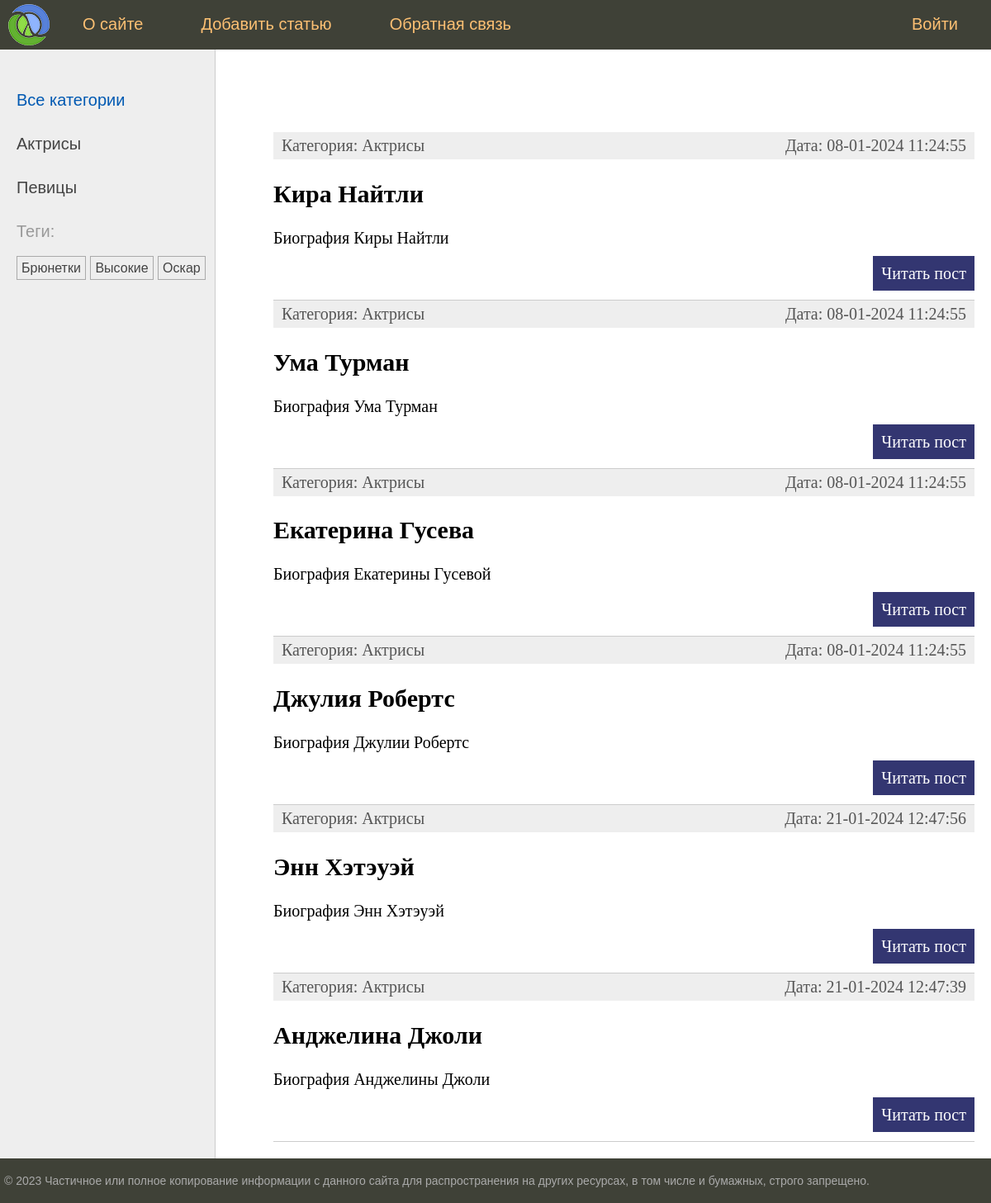
The app's page /, older data.
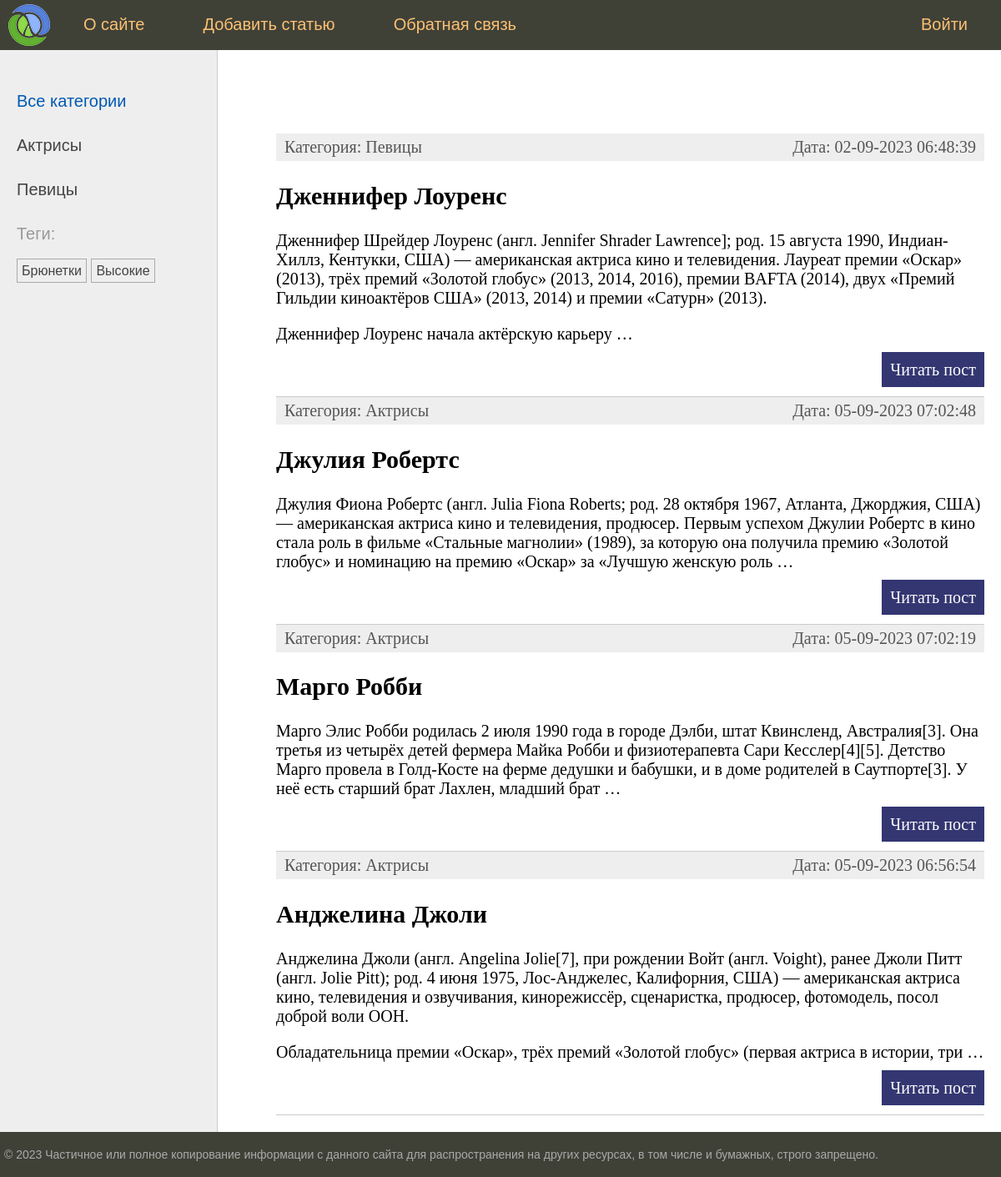
The same page, newer data.
### women/models.py (models this page shows, shortened)
class Category(models.Model):
    name = models.CharField(
        max_length=100, db_index=True, verbose_name="Категория"
    )
    slug = models.SlugField(max_length=255, unique=True, db_index=True)
    class Meta:
        verbose_name = "Категория"
        verbose_name_plural = "Категории"
    def get_absolute_url(self):
        return reverse("category", kwargs={"cat_slug": self.slug})

class TagPost(models.Model):
    tag = models.CharField(max_length=100, db_index=True)
    slug = models.SlugField(max_length=255, db_index=True, unique=True)
    def get_absolute_url(self):
        return reverse("tag", kwargs={"tag_slug": self.slug})

class Women(models.Model):
    class Status(models.IntegerChoices):
        DRAFT = 0, "Черновик"
        PUBLISHED = 1, "Опубликовано"
    title = models.CharField(max_length=255, verbose_name="Заголовок")
    slug = models.SlugField(
        max_length=255,
        db_index=True,
        unique=True,
        validators=[
            MinLengthValidator(5),
            MaxLengthValidator(100),
        ],
    )
    content = models.TextField(blank=True, verbose_name="Текст статьи")
    time_create = models.DateTimeField(
        auto_now_add=True, verbose_name="Время создания"
    )
    time_update = models.DateTimeField(
        auto_now=True, verbose_name="Время изменения"
    )
    is_published = models.BooleanField(
        choices=tuple(map(lambda x: (bool(x[0]), x[1]), Status.choices)),
        default=Status.DRAFT,
        verbose_name="Статус",
    )
    cat = models.ForeignKey(
        "Category",
        on_delete=models.PROTECT,
        related_name="posts",
        verbose_name="Категория",
    )
    tags = models.ManyToManyField(
        "TagPost", blank=True, related_name="tags", verbose_name="Теги"
    )
    husband = models.OneToOneField(
        "Husband",
        on_delete=models.SET_NULL,
        null=True,
        blank=True,
        related_name="wuman",
        verbose_name="Муж",
    )
    photo = models.ImageField(
        upload_to="photos/%Y/%m/%d/",
        default=None,
        blank=True,
        null=True,
        verbose_name="Фото",
    )
    objects = models.Manager()
    published = PublishedManager()
    class Meta:
        verbose_name = "Известные женщины"
        verbose_name_plural = "Известные женщины"
        ordering = ["-time_create"]
        indexes = [
            models.Index(fields=["-time_create"]),
        ]
    def get_absolute_url(self):
        return reverse("post", kwargs={"post_slug": self.slug})

### women/views.py (the view)
# urls.py: path("", views.index, name="home"),
def index(request):
    data = {
        "title": "Главная страница",
        "menu": menu,
        "posts": Women.published.all().select_related("cat"),
        "cat_selected": 0,
    }
    return render(request, "women/index.html", context=data)

### women/models.py (called while the page is built)
    def get_queryset(self):
        return (
            super().get_queryset().filter(is_published=Women.Status.PUBLISHED)
        )

### women/templatetags/women_tags.py (called while the page is built)
@register.inclusion_tag("women/list_tags.html")
def show_all_tags():
    return {
        "tags": TagPost.objects.annotate(total=Count("tags")).filter(
            total__gt=0
        )
    }

@register.inclusion_tag("women/list_categories.html")
def show_categories(cat_selected_id=0):
    cats = Category.objects.annotate(total=Count("posts")).filter(total__gt=0)
    return {"cats": cats, "cat_selected": cat_selected_id}

### women/templates/women/index.html (shortened to what this page needs)
{% extends 'base.html' %}
{% block content %}
<ul class="list-articles">
    {% for p in posts %}
    <li>
        <div class="article-panel">
            <p class="first">Категория: {{ p.cat.name }}</p>
            <p class="last">Дата: {{ p.time_update|date:"d-m-Y H:i:s"}}</p>
        </div>
        <h2>{{ p.title }}</h2>
        {% autoescape off %}
        {{ p.content|linebreaks|truncatewords:50}}
        {% endautoescape %}
        <p class="link-read-post"><a href="{{ p.get_absolute_url }}">Читать пост</a></p>
    </li>
    {% endfor %}
</ul>
{% endblock %}

### templates/base.html (shortened to what this page needs)
{% load static %}
{% load women_tags %}
<!DOCTYPE html>
<html>
<head>
    <link type="text/css" href="{% static 'women/css/styles.css' %}" rel="stylesheet"/>
</head>
<body>
<table class="table-page" border=0 cellpadding="0" cellspacing="0">
    <tr>
        <td valign=top>
            {% block mainmenu %}
                <div class="header">
                    <ul id="mainmenu" class="mainmenu">
                        <li class="logo"><a href="{% url 'home' %}">
                            <div class="logo"></div>
                        </a></li>
                        {% for m in menu %}
                            {% if not forloop.last %}
                                <li>{% else %}
                                <li class="last">{% endif %}
                        <a href="{% url m.url_name %}">{{ m.title }}</a></li>
                        {% endfor %}
                    </ul>
                </div>
            {% endblock mainmenu %}
            <table class="table-content" border=0 cellpadding="0" cellspacing="0">
                <tr>
                    <td valign="top" class="left-chapters">
                        <ul id="leftchapters">
                            {% if cat_selected == 0 %}
                                <li class="selected">Все категории</li>
                            {% else %}
                                <li><a href="{% url 'home' %}">Все категории</a></li>
                            {% endif %}
                            {% show_categories cat_selected %}
                            <li>{% show_all_tags %}</li>
                        </ul>
                    </td>
                    <td valign="top" class="content">
                        <div class="content-text">
                            {% block content %}
                            {% endblock %}
                        </div>
                    </td>
                </tr>
            </table>
        </td>
    </tr>
    <tr>
        <td valign=top>
            <div id="footer">
                <p>&copy; 2023 Частичное или полное копирование информации с данного сайта для распространения на других
                    ресурсах, в том числе и бумажных, строго запрещено.</p>
            </div>
        </td>
    </tr>
</table>
</body>
</html>

### women/templates/women/list_categories.html
{% for cat in cats %}
    {% if cat.id == cat_selected %}
        <li class="selected">{{ cat.name }}</li>
    {% else %}
        <li><a href="{{ cat.get_absolute_url }}">{{ cat.name }}</a></li>
    {% endif %}
{% endfor %}

### women/templates/women/list_tags.html
{% if tags %}
    Теги:</p>
    <ul class="tags-list">
        {% for t in tags %}
            <li><a href="{{ t.get_absolute_url }}">{{ t.tag }}</a></li>
        {% endfor %}
    </ul>
{% endif %}

### women/static/women/css/styles.css (style rules this page uses)
html, body { font-family: 'Arial'; margin: 0; padding: 0; height: 100%; width: 100%; color: #444; }
a { color: #0059b2; text-decoration: none; }
p.link-read-post { text-align: right; }
p.link-read-post a { padding: 10px; min-width: 100px; background: #333671; color: #fff; text-decoration: none; }
div.article-panel { background: #eee; padding: 5px 10px 5px 10px; box-sizing: border-box; overflow: hidden; color: #555; }
div.article-panel p.first { margin: 0; float: left; }
div.article-panel p.last { margin: 0; float: right; }
ul.list-articles { list-style: none; margin: 0; padding: 0; }
ul.list-articles li { border-bottom: 1px solid #ccc; }
.table-page { width: 100%; height: 100%; vertical-align: top; }
.table-page tr { height: 100%; }
.header { background: #3F4137; height: 60px; }
.logo { background: url('../images/logo.png') no-repeat 10px 5px; width: 70px; height: 60px; }
ul.mainmenu { list-style: none; margin: 0; padding: 0; height: 60px; color: #fdc073; font-size: 20px; overflow: hidden; }
ul.mainmenu li { float: left; margin: 18px 40px 0 30px; }
ul.mainmenu li.logo { margin: 0; }
ul.mainmenu li.last { float: right; }
ul.mainmenu li a { color: #fdc073; text-decoration: none; }
.table-content { width: 100%; min-height: 100%; height: 100%; }
.left-chapters { margin: 0; background: #eee; border-right: 1px solid #ccc; }
.left-chapters ul { width: 230px; margin: 0; padding: 20px 10px 10px 20px; list-style: none; font-size: 20px; }
.left-chapters ul li { margin: 30px 0 0 0; color: #999; }
.left-chapters ul li.selected { color: #0059b2; }
.left-chapters ul li a { color: #444; text-decoration: none; }
ul.tags-list { width: 100%; margin: 0; padding: 0; list-style: none; }
ul.tags-list li { margin: 0; padding: 0 0 10px; display: inline-block; }
ul.tags-list li a { padding: 5px; font-size: 16px; border: 1px solid #aaa; }
.content { padding: 40px 20px 20px 40px; width: 100%; box-sizing: border-box; }
.content-text { margin: 60px 0 0 30px; color: #000; font-size: 20px; font-family: Yandex Sans Display Light; }
#footer { box-sizing: border-box; background: #3F4137; padding: 5px; color: #aaa; font-size: 14px; font-family: Verdana, Geneva, Arial, Helvetica; text-align: left; overflow: hidden; }

Row changes from the older to the newer data that the page shows:
no longer on this page (row unchanged): TagPost: tag "Оскар"
removed Women: cat.name "Актрисы", time_update "08-01-2024 11:24:55", title "Кира Найтли", content "Биография Киры Найтли"
no longer on this page (row edited): Women: cat.name "Актрисы", time_update "08-01-2024 11:24:55", title "Ума Турман", content "Биография Ума Турман"
removed Women: cat.name "Актрисы", time_update "08-01-2024 11:24:55", title "Екатерина Гусева", content "Биография Екатерины Гусевой"
added Women: cat.name "Певицы", time_update "02-09-2023 06:48:39", title "Дженнифер Лоуренс", content "Дженнифер Шрейдер Лоуренс (англ. Jennifer Shrader Lawrence]; род. 15 августа 1990, Индиан-Хиллз, Кентукки, США) — американская актриса кино и телевидения. Лауреат премии «Оскар» (2013), трёх премий «Золотой глобус» (2013, 2014, 2016), премии BAFTA (2014), двух «Премий Гильдии киноактёров США» (2013, 2014) и премии «Сатурн» (2013). Дженнифер Лоуренс начала актёрскую карьеру …"
changed Women "Джулия Робертс": time_update "08-01-2024 11:24:55" → "05-09-2023 07:02:48"; content "Биография Джулии Робертс" → "Джулия Фиона Робертс (англ. Julia Fiona Roberts; род. 28 октября 1967, Атланта, Джорджия, США) — американская актриса кино и телевидения, продюсер. Первым успехом Джулии Робертс в кино стала роль в фильме «Стальные магнолии» (1989), за которую она получила премию «Золотой глобус» и номинацию на премию «Оскар» за «Лучшую женскую роль …"
changed Women: time_update "21-01-2024 12:47:56" → "05-09-2023 07:02:19"; title "Энн Хэтэуэй" → "Марго Робби"; content "Биография Энн Хэтэуэй" → "Марго Элис Робби родилась 2 июля 1990 года в городе Дэлби, штат Квинсленд, Австралия[3]. Она третья из четырёх детей фермера Майка Робби и физиотерапевта Сари Кесслер[4][5]. Детство Марго провела в Голд-Косте на ферме дедушки и бабушки, и в доме родителей в Саутпорте[3]. У неё есть старший брат Лахлен, младший брат …"
changed Women "Анджелина Джоли": time_update "21-01-2024 12:47:39" → "05-09-2023 06:56:54"; content "Биография Анджелины Джоли" → "Анджелина Джоли (англ. Angelina Jolie[7], при рождении Войт (англ. Voight), ранее Джоли Питт (англ. Jolie Pitt); род. 4 июня 1975, Лос-Анджелес, Калифорния, США) — американская актриса кино, телевидения и озвучивания, кинорежиссёр, сценаристка, продюсер, фотомодель, посол доброй воли ООН. Обладательница премии «Оскар», трёх премий «Золотой глобус» (первая актриса в истории, три …"
